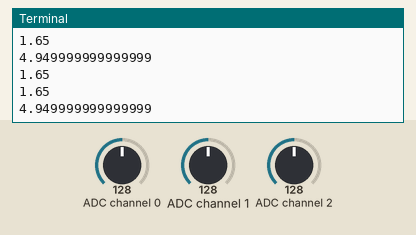
Simulated run of this program. Board: Raspberry Pi (BCM pin numbers). Parts: the last lines printed to the terminal. The inputs (shaded band) are chosen by the test bench; at power-on: ADC channel 0 = 128, ADC channel 2 = 128, ADC channel 1 = 128 (analog values on the 0–255 scale).

Above: at 1.2 s.
1.3 s: ADC channel 0 set to 178
At 2.6 s:
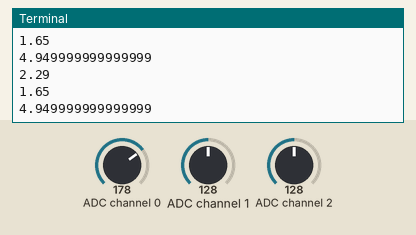
2.8 s: ADC channel 2 set to 178
At 3.9 s:
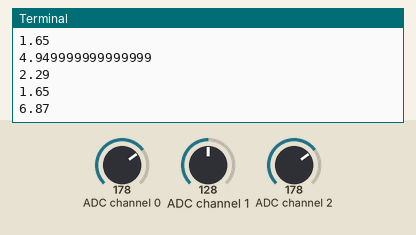
4.3 s: ADC channel 1 set to 76
At 5.6 s:
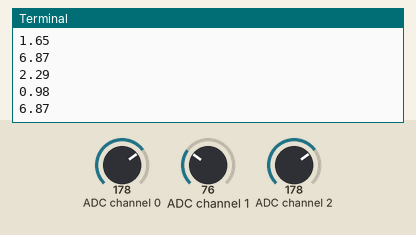
5.8 s: ADC channel 0 set to 224
At 7.0 s:
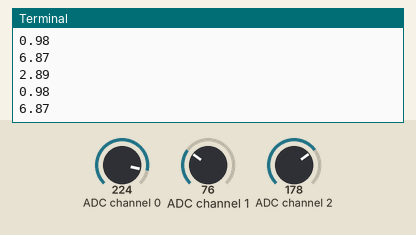
7.3 s: ADC channel 1 set to 30
At 8.6 s:
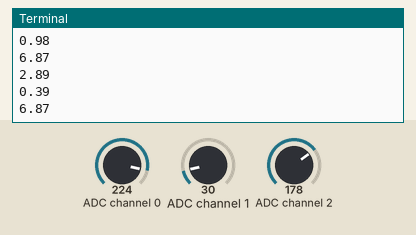
8.8 s: ADC channel 2 set to 224
At 10.0 s:
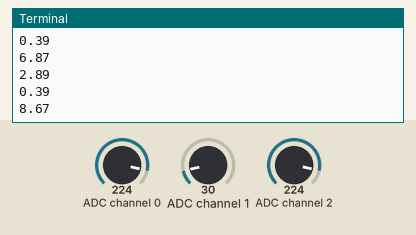
Timing chart, 0 to 11.3 s (numbered marks = the images above; inputs shaded):
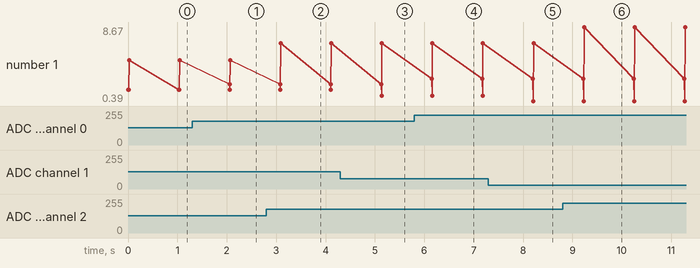

The program:

ADC.py
```python
#!/usr/bin/env python3
#############################################################################
# Filename    : ADC.py
# Description : ADC and DAC
# Author      : freenove
# modification: 2018/09/15
########################################################################
import smbus
import time
class Adc:
    def __init__(self):
        self.address = 0x48  #default address of PCF8591
        self.bus=smbus.SMBus(1)
        self.cmd=0x40        #command

    def analogRead(self,chn):#read ADC value,chn:0,1,2,3
        value=[0,0,0,0,0,0,0,0,0]
        for i in range(9):
            value[i] = self.bus.read_byte_data(self.address,self.cmd+chn)
        value=sorted(value)
        return value[4]
    def analogWrite(self,value):#write DAC value
        self.bus.write_byte_data(address,cmd,value)
    def loop(self):
        while True:
            self.value = self.analogRead(2)   #read the ADC value of channel 0,1,2,3
            #analogWrite(value)      #write the DAC value
            self.voltage = self.value / 256.0 * 3.3  #calculate the voltage value
            print ('ADC Value : %d, Voltage : %.2f'%(self.value,self.voltage))
            time.sleep(0.01)
    def recvADC(self,channel):
        while(1):
            self.value = self.analogRead(channel)   #read the ADC value of channel 0,1,2,
            self.value1 = self.analogRead(channel)
            if self.value==self.value1:
                break;
        self.voltage = self.value / 256.0 * 3.3  #calculate the voltage value
        self.voltage = round(self.voltage,2)
        return self.voltage
    def destroy():
        self.bus.close()

def loop():
    while True:
        adc=Adc()
        Left_IDR=adc.recvADC(0)
        print (Left_IDR)
        Right_IDR=adc.recvADC(1)
        print (Right_IDR)
        Power=adc.recvADC(2)*3
        print (Power)
        time.sleep(1)
        #print '----'

def destroy():
    pass

# Main program logic follows:
if __name__ == '__main__':
    print ('Program is starting ... ')
    try:
        loop()
    except KeyboardInterrupt:  # When 'Ctrl+C' is pressed, the child program destroy() will be  executed.
        destroy()
```

Measured:
- after the input at 1.3 s, the terminal: prints a new line after 0.76 s (image 1)
- after the input at 2.8 s, the terminal: prints a new line after 0.29 s (image 2)
- after the input at 4.3 s, the terminal: prints a new line after 0.83 s (image 3)
- after the input at 5.8 s, the terminal: prints a new line after 0.35 s (image 4)
- after the input at 7.3 s, the terminal: prints a new line after 0.90 s (image 5)
- after the input at 8.8 s, the terminal: prints a new line after 0.44 s (image 6)
- plotted number 1: 4.95 → 6.87 after the input at 2.8 s, 6.87 → 8.67 after the input at 8.8 s
